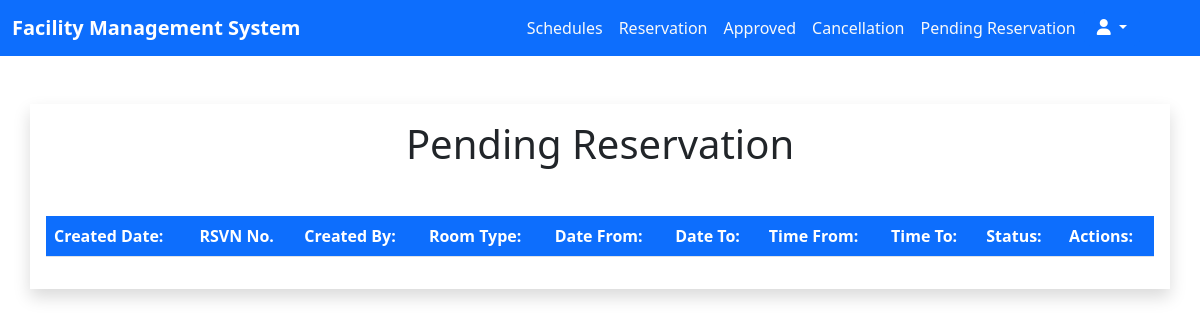
The app's page /employee_approval/pending_reservation.php (signed in), older data.
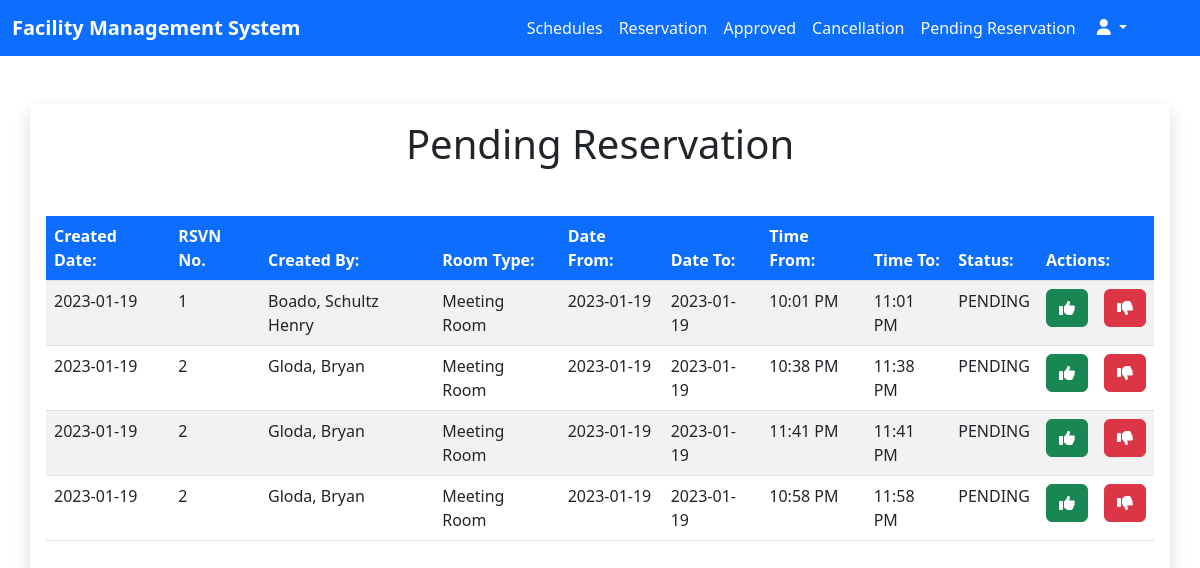
The same page, newer data.
### tables this page shows
CREATE TABLE `reservations` (
  `id` int(11) NOT NULL AUTO_INCREMENT,
  `users_id` int(11) DEFAULT NULL,
  `created_date` date DEFAULT current_timestamp(),
  `rsvn_no` varchar(255) NOT NULL,
  `created_by` varchar(255) NOT NULL,
  `room_type` varchar(255) NOT NULL,
  `room_number` varchar(255) NOT NULL DEFAULT '',
  `date_from` date NOT NULL,
  `date_to` date NOT NULL,
  `time_from` time(6) NOT NULL,
  `time_to` time(6) NOT NULL,
  `statuses` varchar(255) NOT NULL,
  `cancel_reasons` varchar(255) DEFAULT NULL,
  PRIMARY KEY (`id`),
  KEY `fk_users` (`users_id`),
  CONSTRAINT `fk_users` FOREIGN KEY (`users_id`) REFERENCES `users_accounts` (`id`)
);

### employee_approval/pending_reservation.php (the view, shortened to what this page needs)
<?php
include_once '../database/connection.php';
$sqlReadReservations = "SELECT * FROM reservations WHERE statuses = 'PENDING'";
$stmt = $con->prepare($sqlReadReservations);
$stmt->execute();
?>
<!DOCTYPE html>
<html lang="en">
<head>
  <link href="https://cdn.jsdelivr.net/npm/bootstrap@5.2.3/dist/css/bootstrap.min.css" rel="stylesheet"
 />
</head>
<body>
  <nav class="navbar navbar-expand-lg bg-primary">
    <div class="container-fluid">
      <a class="navbar-brand fw-bold text-white __navbar-brand" href="#">Facility Management System</a>
      <div class="collapse navbar-collapse" id="nav">
        <ul class="navbar-nav ms-auto mb-2 mb-lg-0 me-5">
          <li class="nav-item text-center">
            <a href="schedules.php" class="nav-link text-light">Schedules</a>
          </li>
          <li class="nav-item text-center">
            <a href="reservation.php" class="nav-link text-light">Reservation</a>
          </li>
          <li class="nav-item text-center">
            <a href="accept.php" class="nav-link text-light">Approved</a>
          </li>
          <li class="nav-item text-center">
            <a href="cancellation.php" class="nav-link text-light">Cancellation</a>
          </li>
          <li class="nav-item text-center">
            <a href="./pending_reservation.php" class="nav-link text-light">Pending Reservation</a>
          </li>
          <div class="dropdown">
            <button class="btn btn-primary dropdown-toggle" type="button" data-bs-toggle="dropdown">
              <i class="fa-sharp fa-solid fa-user"></i>
            </button>
          </div>
        </ul>
      </div>
    </div>
  </nav>
  <div class="container-fluid mt-5">
    <div class="container shadow p-3 mb-5 bg-body-rounded">
      <p class="h1 text-center mb-5">Pending Reservation</p>
      <div class="table-responsive">
        <table class="table table-striped table-hover">
          <thead class="bg-primary text-white">
            <tr>
              <th scope="col">Created Date:</th>
              <th scope="col">RSVN No.</th>
              <th scope="col">Created By:</th>
              <th scope="col">Room Type:</th>
              <th scope="col">Date From:</th>
              <th scope="col">Date To:</th>
              <th scope="col">Time From:</th>
              <th scope="col">Time To:</th>
              <th scope="col">Status:</th>
              <th scope="col" colspan="2">Actions:</th>
            </tr>
          </thead>
          <tbody>
            <?php while ($rowReservations = $stmt->fetch()) { ?>
            <tr id="myTableRow">
              <td><?php echo $rowReservations->created_date ?></td>
              <td><?php echo $rowReservations->rsvn_no ?></td>
              <td><?php echo $rowReservations->created_by ?></td>
              <td><?php echo $rowReservations->room_type ?></td>
              <td><?php echo $rowReservations->date_from ?></td>
              <td><?php echo $rowReservations->date_to ?></td>
              <td><?php echo date("h:i A", strtotime($rowReservations->time_from)) ?></td>
              <td><?php echo date("h:i A", strtotime($rowReservations->time_to)) ?></td>
              <td><?php echo $rowReservations->statuses ?></td>
              <td>
                <form action="./php/reservation_accept.php" method="post">
                  <button type="button" class="btn btn-success fw-bold" data-bs-toggle="modal"
                    data-bs-target="#acceptModal-<?php echo $rowReservations->id ?>"
                    value="<?php echo $rowReservations->id ?>">
                    <i class="fa-solid fa-thumbs-up"></i>
                  </button>
                </form>
              </td>
              <td>
                <form action="./php/reservation_reject.php" method="post">
                  <button type="button" class="btn btn-danger fw-bold" data-bs-toggle="modal"
                    data-bs-target="#rejectModal-<?php echo $rowReservations->id ?>"
                    value="<?php echo $rowReservations->id ?>">
                    <i class="fa-solid fa-thumbs-down"></i>
                  </button>
                </form>
              </td>
            </tr>
            <?php } ?>
          </tbody>
        </table>
</body>
</html>

Row changes from the older to the newer data that the page shows:
added reservations: created_date "2023-01-19", rsvn_no "1", created_by "Boado, Schultz Henry", room_type "Meeting Room", date_from "2023-01-19", date_to "2023-01-19", time_from "10:01 PM", time_to "11:01 PM", statuses "PENDING", $rowReservations->id 6 (drawn)
added reservations: created_date "2023-01-19", rsvn_no "2", created_by "Gloda, Bryan", room_type "Meeting Room", date_from "2023-01-19", date_to "2023-01-19", time_from "10:38 PM", time_to "11:38 PM", statuses "PENDING", $rowReservations->id 8 (drawn)
added reservations: created_date "2023-01-19", rsvn_no "2", created_by "Gloda, Bryan", room_type "Meeting Room", date_from "2023-01-19", date_to "2023-01-19", time_from "11:41 PM", time_to "11:41 PM", statuses "PENDING", $rowReservations->id 10 (drawn)
added reservations: created_date "2023-01-19", rsvn_no "2", created_by "Gloda, Bryan", room_type "Meeting Room", date_from "2023-01-19", date_to "2023-01-19", time_from "10:58 PM", time_to "11:58 PM", statuses "PENDING", $rowReservations->id 14 (drawn)
